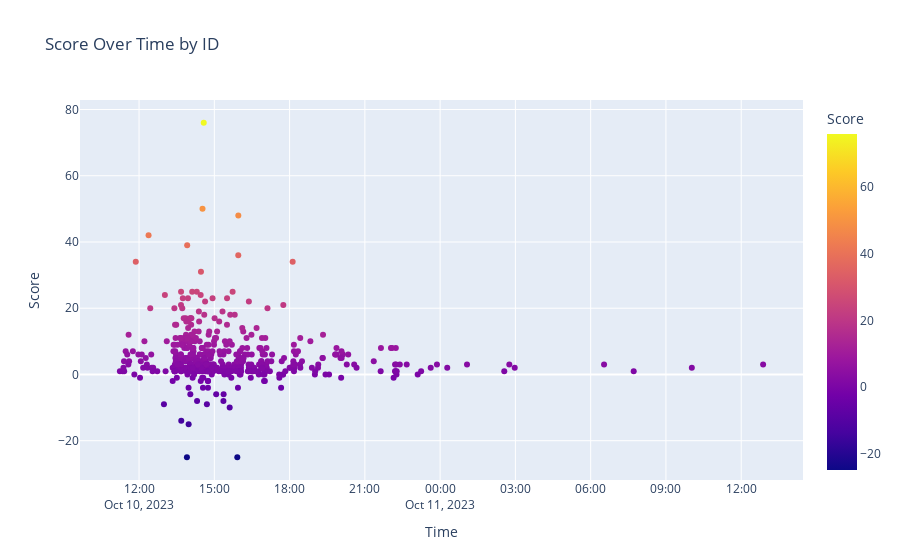

Notebook code for this chart:
### Code cell
# Test visualisation 2 - Scatter



fig = px.scatter(df, x='Time', y='Score', color='Score', title='Score Over Time by ID')
fig.show()

### Figure 1 — Plotly figure (JSON) as saved in the notebook; plotly's stock layout.template omitted (floating-point values rounded to 4 significant figures; data arrays with more than 128 entries replaced by an {"elided": "..."} marker saying what was removed)
{"data": [{"hovertemplate": "Time=%{x}<br>Score=%{marker.color}<extra></extra>", "legendgroup": "", "marker": {"color": {"elided": "478 int values"}, "coloraxis": "coloraxis", "symbol": "circle"}, "mode": "markers", "name": "", "orientation": "v", "showlegend": false, "type": "scatter", "x": {"elided": "478 str values"}, "xaxis": "x", "y": {"elided": "478 int values"}, "yaxis": "y"}], "layout": {"coloraxis": {"colorbar": {"title": {"text": "Score"}}, "colorscale": [[0, "#0d0887"], [0.1111, "#46039f"], [0.2222, "#7201a8"], [0.3333, "#9c179e"], [0.4444, "#bd3786"], [0.5556, "#d8576b"], [0.6667, "#ed7953"], [0.7778, "#fb9f3a"], [0.8889, "#fdca26"], [1, "#f0f921"]]}, "legend": {"tracegroupgap": 0}, "title": {"text": "Score Over Time by ID"}, "xaxis": {"anchor": "y", "domain": [0, 1], "title": {"text": "Time"}}, "yaxis": {"anchor": "x", "domain": [0, 1], "title": {"text": "Score"}}}}
